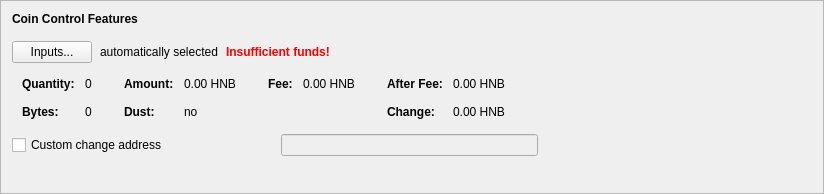
      <widget class="QFrame" name="frameCoinControl">
       <property name="sizePolicy">
        <sizepolicy hsizetype="Preferred" vsizetype="Fixed">
         <horstretch>0</horstretch>
         <verstretch>0</verstretch>
        </sizepolicy>
       </property>
       <property name="minimumSize">
        <size>
         <width>600</width>
         <height>194</height>
        </size>
       </property>
       <property name="frameShape">
        <enum>QFrame::StyledPanel</enum>
       </property>
       <property name="frameShadow">
        <enum>QFrame::Raised</enum>
       </property>
       <layout class="QVBoxLayout" name="verticalLayout_4">
        <item>
         <layout class="QVBoxLayout" name="verticalLayoutCoinControl" stretch="0,0,0,0,0">
          <property name="spacing">
           <number>0</number>
          </property>
          <property name="sizeConstraint">
           <enum>QLayout::SetDefaultConstraint</enum>
          </property>
          <property name="leftMargin">
           <number>0</number>
          </property>
          <property name="topMargin">
           <number>0</number>
          </property>
          <item>
           <layout class="QHBoxLayout" name="horizontalLayoutCoinControl1">
            <property name="bottomMargin">
             <number>15</number>
            </property>
            <item>
             <widget class="QLabel" name="labelCoinControlFeatures">
              <property name="sizePolicy">
               <sizepolicy hsizetype="Preferred" vsizetype="Maximum">
                <horstretch>0</horstretch>
                <verstretch>0</verstretch>
               </sizepolicy>
              </property>
              <property name="font">
               <font>
                <weight>75</weight>
                <bold>true</bold>
               </font>
              </property>
              <property name="styleSheet">
               <string notr="true">font-weight:bold;</string>
              </property>
              <property name="text">
               <string>Coin Control Features</string>
              </property>
             </widget>
            </item>
           </layout>
          </item>
          <item>
           <layout class="QHBoxLayout" name="horizontalLayoutCoinControl2" stretch="0,0,0,0">
            <property name="spacing">
             <number>8</number>
            </property>
            <property name="bottomMargin">
             <number>10</number>
            </property>
            <item>
             <widget class="QPushButton" name="pushButtonCoinControl">
              <property name="styleSheet">
               <string notr="true"/>
              </property>
              <property name="text">
               <string>Inputs...</string>
              </property>
              <property name="autoDefault">
               <bool>false</bool>
              </property>
             </widget>
            </item>
            <item>
             <widget class="QLabel" name="labelCoinControlAutomaticallySelected">
              <property name="text">
               <string>automatically selected</string>
              </property>
              <property name="margin">
               <number>5</number>
              </property>
             </widget>
            </item>
            <item>
             <widget class="QLabel" name="labelCoinControlInsuffFunds">
              <property name="font">
               <font>
                <weight>75</weight>
                <bold>true</bold>
               </font>
              </property>
              <property name="styleSheet">
               <string notr="true">color:red;font-weight:bold;</string>
              </property>
              <property name="text">
               <string>Insufficient funds!</string>
              </property>
              <property name="margin">
               <number>5</number>
              </property>
             </widget>
            </item>
            <item>
             <spacer name="horizontalSpacerCoinControl">
              <property name="orientation">
               <enum>Qt::Horizontal</enum>
              </property>
              <property name="sizeHint" stdset="0">
               <size>
                <width>40</width>
                <height>1</height>
               </size>
              </property>
             </spacer>
            </item>
           </layout>
          </item>
          <item>
           <widget class="QWidget" name="widgetCoinControl" native="true">
            <property name="sizePolicy">
             <sizepolicy hsizetype="Preferred" vsizetype="Preferred">
              <horstretch>0</horstretch>
              <verstretch>0</verstretch>
             </sizepolicy>
            </property>
            <property name="minimumSize">
             <size>
              <width>0</width>
              <height>0</height>
             </size>
            </property>
            <property name="styleSheet">
             <string notr="true"/>
            </property>
            <layout class="QHBoxLayout" name="horizontalLayoutCoinControl5">
             <property name="leftMargin">
              <number>0</number>
             </property>
             <property name="topMargin">
              <number>0</number>
             </property>
             <property name="rightMargin">
              <number>0</number>
             </property>
             <property name="bottomMargin">
              <number>0</number>
             </property>
             <item>
              <layout class="QHBoxLayout" name="horizontalLayoutCoinControl3" stretch="0,0,0,1">
               <property name="spacing">
                <number>20</number>
               </property>
               <property name="topMargin">
                <number>0</number>
               </property>
               <property name="bottomMargin">
                <number>10</number>
               </property>
               <item>
                <layout class="QFormLayout" name="formLayoutCoinControl1">
                 <property name="horizontalSpacing">
                  <number>10</number>
                 </property>
                 <property name="verticalSpacing">
                  <number>14</number>
                 </property>
                 <property name="leftMargin">
                  <number>10</number>
                 </property>
                 <property name="topMargin">
                  <number>4</number>
                 </property>
                 <property name="rightMargin">
                  <number>6</number>
                 </property>
                 <item row="0" column="0">
                  <widget class="QLabel" name="labelCoinControlQuantityText">
                   <property name="font">
                    <font>
                     <weight>75</weight>
                     <bold>true</bold>
                    </font>
                   </property>
                   <property name="text">
                    <string>Quantity:</string>
                   </property>
                   <property name="margin">
                    <number>0</number>
                   </property>
                  </widget>
                 </item>
                 <item row="0" column="1">
                  <widget class="QLabel" name="labelCoinControlQuantity">
                   <property name="cursor">
                    <cursorShape>IBeamCursor</cursorShape>
                   </property>
                   <property name="contextMenuPolicy">
                    <enum>Qt::ActionsContextMenu</enum>
                   </property>
                   <property name="text">
                    <string notr="true">0</string>
                   </property>
                   <property name="margin">
                    <number>0</number>
                   </property>
                   <property name="textInteractionFlags">
                    <set>Qt::LinksAccessibleByMouse|Qt::TextSelectableByKeyboard|Qt::TextSelectableByMouse</set>
                   </property>
                  </widget>
                 </item>
                 <item row="1" column="0">
                  <widget class="QLabel" name="labelCoinControlBytesText">
                   <property name="font">
                    <font>
                     <weight>75</weight>
                     <bold>true</bold>
                    </font>
                   </property>
                   <property name="text">
                    <string>Bytes:</string>
                   </property>
                  </widget>
                 </item>
                 <item row="1" column="1">
                  <widget class="QLabel" name="labelCoinControlBytes">
                   <property name="cursor">
                    <cursorShape>IBeamCursor</cursorShape>
                   </property>
                   <property name="contextMenuPolicy">
                    <enum>Qt::ActionsContextMenu</enum>
                   </property>
                   <property name="text">
                    <string notr="true">0</string>
                   </property>
                   <property name="textInteractionFlags">
                    <set>Qt::LinksAccessibleByMouse|Qt::TextSelectableByKeyboard|Qt::TextSelectableByMouse</set>
                   </property>
                  </widget>
                 </item>
                </layout>
               </item>
               <item>
                <layout class="QFormLayout" name="formLayoutCoinControl2">
                 <property name="horizontalSpacing">
                  <number>10</number>
                 </property>
                 <property name="verticalSpacing">
                  <number>14</number>
                 </property>
                 <property name="leftMargin">
                  <number>6</number>
                 </property>
                 <property name="topMargin">
                  <number>4</number>
                 </property>
                 <property name="rightMargin">
                  <number>6</number>
                 </property>
                 <item row="0" column="0">
                  <widget class="QLabel" name="labelCoinControlAmountText">
                   <property name="font">
                    <font>
                     <weight>75</weight>
                     <bold>true</bold>
                    </font>
                   </property>
                   <property name="text">
                    <string>Amount:</string>
                   </property>
                   <property name="margin">
                    <number>0</number>
                   </property>
                  </widget>
                 </item>
                 <item row="0" column="1">
                  <widget class="QLabel" name="labelCoinControlAmount">
                   <property name="cursor">
                    <cursorShape>IBeamCursor</cursorShape>
                   </property>
                   <property name="contextMenuPolicy">
                    <enum>Qt::ActionsContextMenu</enum>
                   </property>
                   <property name="text">
                    <string notr="true">0.00 HNB</string>
                   </property>
                   <property name="textInteractionFlags">
                    <set>Qt::LinksAccessibleByMouse|Qt::TextSelectableByKeyboard|Qt::TextSelectableByMouse</set>
                   </property>
                  </widget>
                 </item>
                 <item row="1" column="0">
                  <widget class="QLabel" name="labelCoinControlLowOutputText">
                   <property name="font">
                    <font>
                     <weight>75</weight>
                     <bold>true</bold>
                    </font>
                   </property>
                   <property name="text">
                    <string>Dust:</string>
                   </property>
                  </widget>
                 </item>
                 <item row="1" column="1">
                  <widget class="QLabel" name="labelCoinControlLowOutput">
                   <property name="cursor">
                    <cursorShape>IBeamCursor</cursorShape>
                   </property>
                   <property name="contextMenuPolicy">
                    <enum>Qt::ActionsContextMenu</enum>
                   </property>
                   <property name="text">
                    <string notr="true">no</string>
                   </property>
                   <property name="textInteractionFlags">
                    <set>Qt::LinksAccessibleByMouse|Qt::TextSelectableByKeyboard|Qt::TextSelectableByMouse</set>
                   </property>
                  </widget>
                 </item>
                </layout>
               </item>
               <item>
                <layout class="QFormLayout" name="formLayoutCoinControl3">
                 <property name="horizontalSpacing">
                  <number>10</number>
                 </property>
                 <property name="verticalSpacing">
                  <number>14</number>
                 </property>
                 <property name="leftMargin">
                  <number>6</number>
                 </property>
                 <property name="topMargin">
                  <number>4</number>
                 </property>
                 <property name="rightMargin">
                  <number>6</number>
                 </property>
                 <item row="0" column="0">
                  <widget class="QLabel" name="labelCoinControlFeeText">
                   <property name="font">
                    <font>
                     <weight>75</weight>
                     <bold>true</bold>
                    </font>
                   </property>
                   <property name="text">
                    <string>Fee:</string>
                   </property>
                   <property name="margin">
                    <number>0</number>
                   </property>
                  </widget>
                 </item>
                 <item row="0" column="1">
                  <widget class="QLabel" name="labelCoinControlFee">
                   <property name="cursor">
                    <cursorShape>IBeamCursor</cursorShape>
                   </property>
                   <property name="contextMenuPolicy">
                    <enum>Qt::ActionsContextMenu</enum>
                   </property>
                   <property name="text">
                    <string notr="true">0.00 HNB</string>
                   </property>
                   <property name="textInteractionFlags">
                    <set>Qt::LinksAccessibleByMouse|Qt::TextSelectableByKeyboard|Qt::TextSelectableByMouse</set>
                   </property>
                  </widget>
                 </item>
                </layout>
               </item>
               <item>
                <layout class="QFormLayout" name="formLayoutCoinControl4">
                 <property name="horizontalSpacing">
                  <number>10</number>
                 </property>
                 <property name="verticalSpacing">
                  <number>14</number>
                 </property>
                 <property name="leftMargin">
                  <number>6</number>
                 </property>
                 <property name="topMargin">
                  <number>4</number>
                 </property>
                 <property name="rightMargin">
                  <number>6</number>
                 </property>
                 <item row="0" column="0">
                  <widget class="QLabel" name="labelCoinControlAfterFeeText">
                   <property name="font">
                    <font>
                     <weight>75</weight>
                     <bold>true</bold>
                    </font>
                   </property>
                   <property name="text">
                    <string>After Fee:</string>
                   </property>
                   <property name="margin">
                    <number>0</number>
                   </property>
                  </widget>
                 </item>
                 <item row="0" column="1">
                  <widget class="QLabel" name="labelCoinControlAfterFee">
                   <property name="cursor">
                    <cursorShape>IBeamCursor</cursorShape>
                   </property>
                   <property name="contextMenuPolicy">
                    <enum>Qt::ActionsContextMenu</enum>
                   </property>
                   <property name="text">
                    <string notr="true">0.00 HNB</string>
                   </property>
                   <property name="textInteractionFlags">
                    <set>Qt::LinksAccessibleByMouse|Qt::TextSelectableByKeyboard|Qt::TextSelectableByMouse</set>
                   </property>
                  </widget>
                 </item>
                 <item row="1" column="0">
                  <widget class="QLabel" name="labelCoinControlChangeText">
                   <property name="font">
                    <font>
                     <weight>75</weight>
                     <bold>true</bold>
                    </font>
                   </property>
                   <property name="text">
                    <string>Change:</string>
                   </property>
                  </widget>
                 </item>
                 <item row="1" column="1">
                  <widget class="QLabel" name="labelCoinControlChange">
                   <property name="cursor">
                    <cursorShape>IBeamCursor</cursorShape>
                   </property>
                   <property name="contextMenuPolicy">
                    <enum>Qt::ActionsContextMenu</enum>
                   </property>
                   <property name="text">
                    <string notr="true">0.00 HNB</string>
                   </property>
                   <property name="textInteractionFlags">
                    <set>Qt::LinksAccessibleByMouse|Qt::TextSelectableByKeyboard|Qt::TextSelectableByMouse</set>
                   </property>
                  </widget>
                 </item>
                </layout>
               </item>
              </layout>
             </item>
            </layout>
           </widget>
          </item>
          <item>
           <layout class="QHBoxLayout" name="horizontalLayoutCoinControl4" stretch="0,0,0">
            <property name="spacing">
             <number>12</number>
            </property>
            <property name="sizeConstraint">
             <enum>QLayout::SetDefaultConstraint</enum>
            </property>
            <property name="topMargin">
             <number>5</number>
            </property>
            <property name="rightMargin">
             <number>5</number>
            </property>
            <item>
             <widget class="QCheckBox" name="checkBoxCoinControlChange">
              <property name="toolTip">
               <string>If this is activated, but the change address is empty or invalid, change will be sent to a newly generated address.</string>
              </property>
              <property name="text">
               <string>Custom change address</string>
              </property>
             </widget>
            </item>
            <item>
             <widget class="QValidatedLineEdit" name="lineEditCoinControlChange">
              <property name="enabled">
               <bool>false</bool>
              </property>
              <property name="sizePolicy">
               <sizepolicy hsizetype="Ignored" vsizetype="Fixed">
                <horstretch>0</horstretch>
                <verstretch>0</verstretch>
               </sizepolicy>
              </property>
             </widget>
            </item>
            <item>
             <widget class="QLabel" name="labelCoinControlChangeLabel">
              <property name="sizePolicy">
               <sizepolicy hsizetype="Preferred" vsizetype="Expanding">
                <horstretch>0</horstretch>
                <verstretch>0</verstretch>
               </sizepolicy>
              </property>
              <property name="minimumSize">
               <size>
                <width>0</width>
                <height>0</height>
               </size>
              </property>
              <property name="text">
               <string/>
              </property>
              <property name="margin">
               <number>3</number>
              </property>
             </widget>
            </item>
           </layout>
          </item>
          <item>
           <spacer name="verticalSpacerCoinControl">
            <property name="orientation">
             <enum>Qt::Vertical</enum>
            </property>
            <property name="sizeType">
             <enum>QSizePolicy::Expanding</enum>
            </property>
            <property name="sizeHint" stdset="0">
             <size>
              <width>800</width>
              <height>1</height>
             </size>
            </property>
           </spacer>
          </item>
         </layout>
        </item>
       </layout>
      </widget>
